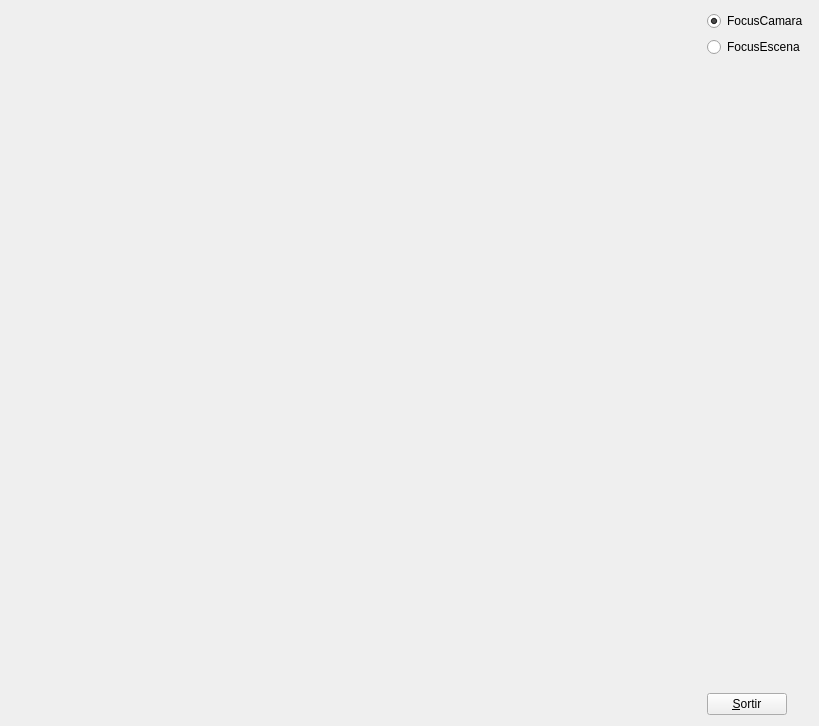
<?xml version="1.0" encoding="UTF-8"?>
<ui version="4.0">
 <class>MyForm</class>
 <widget class="QWidget" name="MyForm">
  <property name="geometry">
   <rect>
    <x>0</x>
    <y>0</y>
    <width>819</width>
    <height>726</height>
   </rect>
  </property>
  <property name="windowTitle">
   <string>Form</string>
  </property>
  <layout class="QHBoxLayout" name="horizontalLayout">
   <item>
    <widget class="MyGLWidget" name="widget" native="true">
     <property name="sizePolicy">
      <sizepolicy hsizetype="Expanding" vsizetype="Expanding">
       <horstretch>0</horstretch>
       <verstretch>0</verstretch>
      </sizepolicy>
     </property>
    </widget>
   </item>
   <item>
    <layout class="QVBoxLayout" name="verticalLayout">
     <item>
      <widget class="QRadioButton" name="radioButton_2">
       <property name="text">
        <string>FocusCamara</string>
       </property>
       <property name="checked">
        <bool>true</bool>
       </property>
      </widget>
     </item>
     <item>
      <widget class="QRadioButton" name="radioButton">
       <property name="text">
        <string>FocusEscena</string>
       </property>
      </widget>
     </item>
     <item>
      <spacer name="verticalSpacer">
       <property name="orientation">
        <enum>Qt::Vertical</enum>
       </property>
       <property name="sizeHint" stdset="0">
        <size>
         <width>20</width>
         <height>40</height>
        </size>
       </property>
      </spacer>
     </item>
     <item>
      <widget class="QPushButton" name="pushButton">
       <property name="sizePolicy">
        <sizepolicy hsizetype="Fixed" vsizetype="Fixed">
         <horstretch>0</horstretch>
         <verstretch>0</verstretch>
        </sizepolicy>
       </property>
       <property name="text">
        <string>&amp;Sortir</string>
       </property>
      </widget>
     </item>
    </layout>
   </item>
  </layout>
 </widget>
 <customwidgets>
  <customwidget>
   <class>MyGLWidget</class>
   <extends>QWidget</extends>
   <header>MyGLWidget.h</header>
   <container>1</container>
   <slots>
    <signal>setRadioButtonCamara()</signal>
    <signal>setRadioButtonEscena()</signal>
    <slot>tractarCamara()</slot>
   </slots>
  </customwidget>
 </customwidgets>
 <resources/>
 <connections>
  <connection>
   <sender>pushButton</sender>
   <signal>clicked()</signal>
   <receiver>MyForm</receiver>
   <slot>close()</slot>
   <hints>
    <hint type="sourcelabel">
     <x>777</x>
     <y>718</y>
    </hint>
    <hint type="destinationlabel">
     <x>839</x>
     <y>529</y>
    </hint>
   </hints>
  </connection>
  <connection>
   <sender>radioButton_2</sender>
   <signal>clicked()</signal>
   <receiver>widget</receiver>
   <slot>tractarCamara()</slot>
   <hints>
    <hint type="sourcelabel">
     <x>737</x>
     <y>21</y>
    </hint>
    <hint type="destinationlabel">
     <x>575</x>
     <y>72</y>
    </hint>
   </hints>
  </connection>
  <connection>
   <sender>radioButton</sender>
   <signal>clicked()</signal>
   <receiver>widget</receiver>
   <slot>tractarCamara()</slot>
   <hints>
    <hint type="sourcelabel">
     <x>712</x>
     <y>49</y>
    </hint>
    <hint type="destinationlabel">
     <x>518</x>
     <y>51</y>
    </hint>
   </hints>
  </connection>
  <connection>
   <sender>widget</sender>
   <signal>setRadioButtonCamara()</signal>
   <receiver>radioButton_2</receiver>
   <slot>click()</slot>
   <hints>
    <hint type="sourcelabel">
     <x>587</x>
     <y>284</y>
    </hint>
    <hint type="destinationlabel">
     <x>784</x>
     <y>23</y>
    </hint>
   </hints>
  </connection>
  <connection>
   <sender>widget</sender>
   <signal>setRadioButtonEscena()</signal>
   <receiver>radioButton</receiver>
   <slot>click()</slot>
   <hints>
    <hint type="sourcelabel">
     <x>518</x>
     <y>355</y>
    </hint>
    <hint type="destinationlabel">
     <x>768</x>
     <y>52</y>
    </hint>
   </hints>
  </connection>
 </connections>
</ui>
